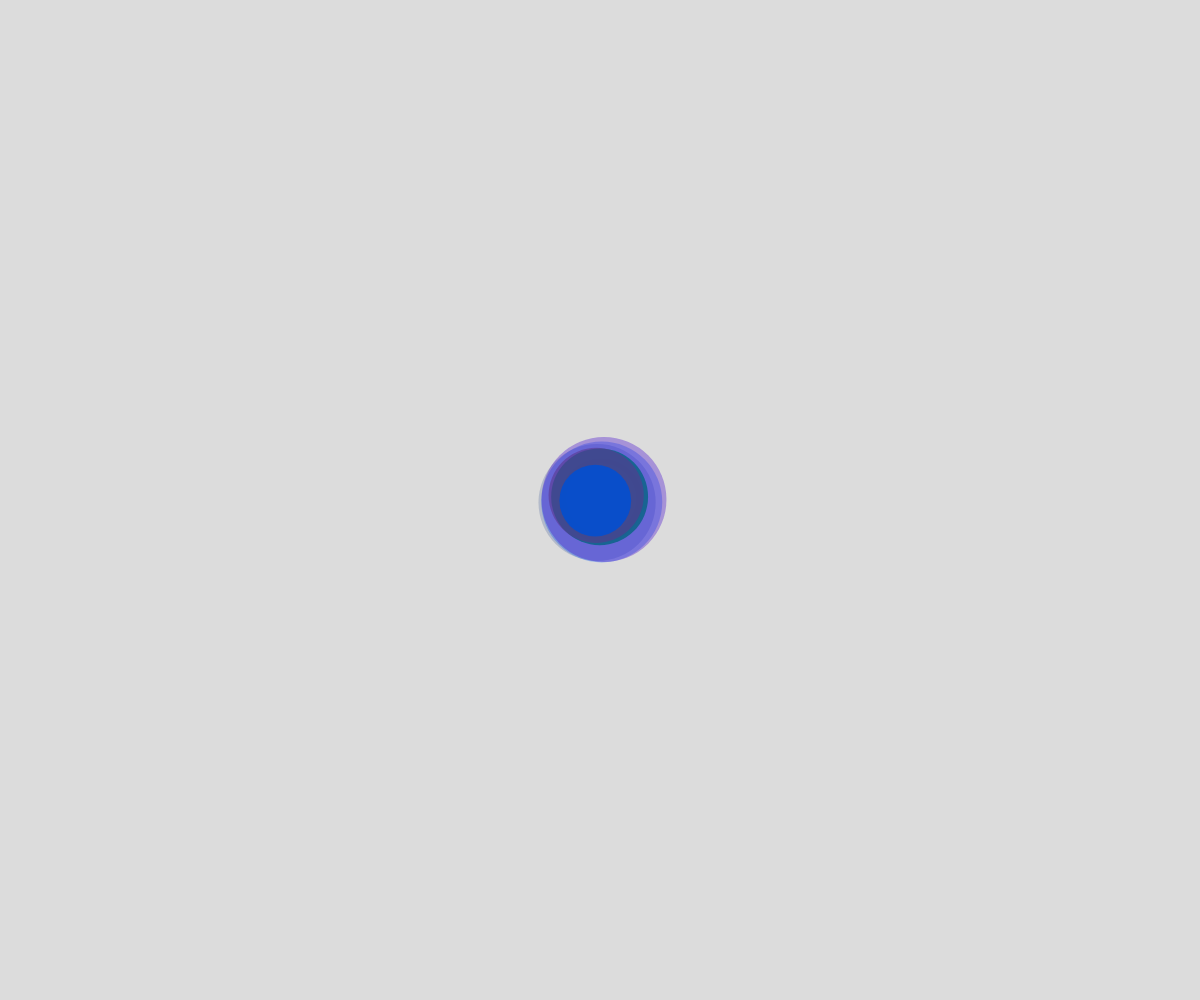
Frame 1 (no input)
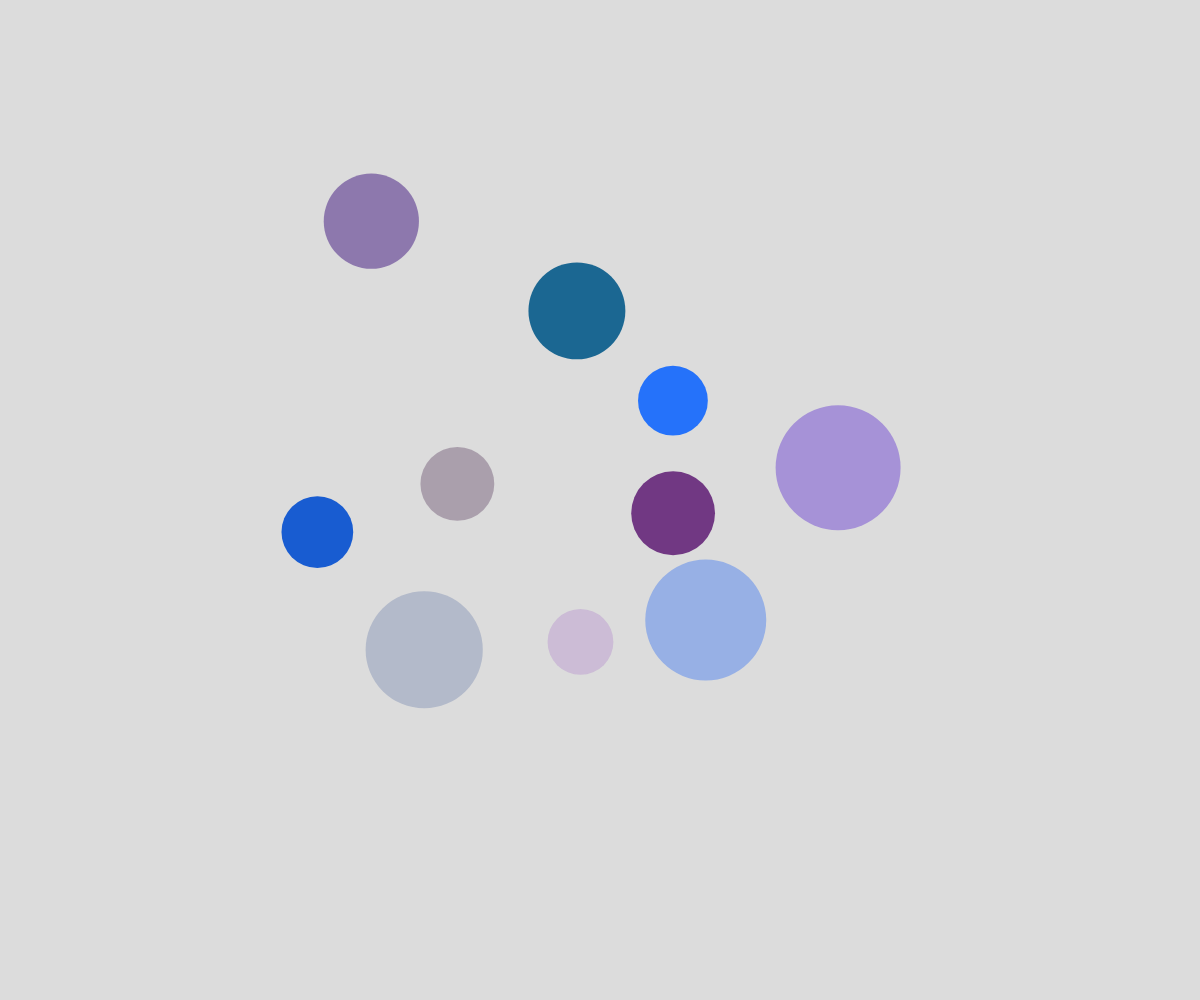
Frame 60 (no input)
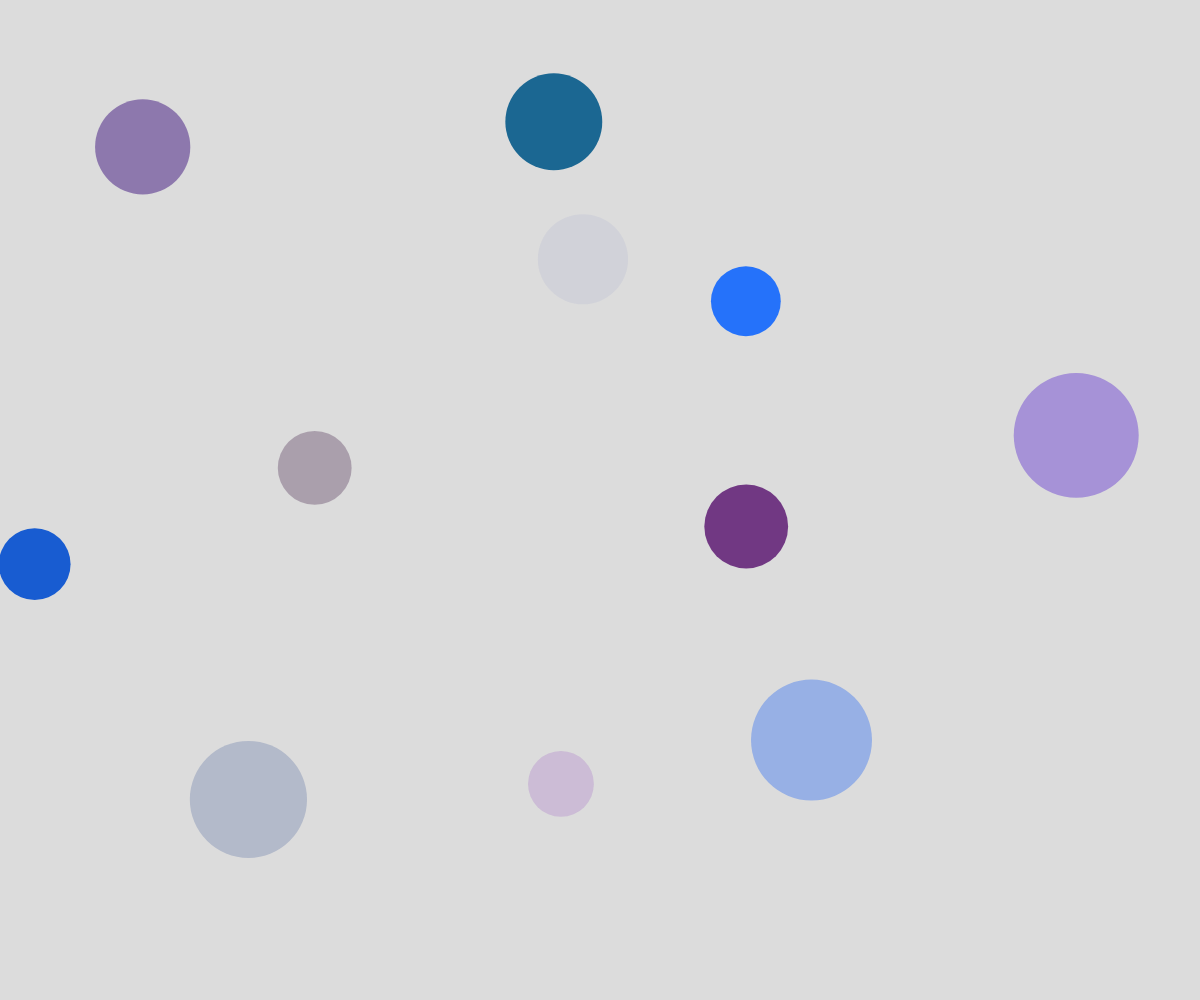
Frame 120 (the mouse pressed at the canvas centre since frame 60)

The p5.js sketch that drew these frames (run headless with seeded random() and noise() and a simulated clock; from frame 60 on, the mouse is pressed at the canvas centre):

// p5.js sketch
// ── sketch.js
// Bouncing ball demo
// Avery Walker
// Sept 3rd

let ballArray = [];

function setup() {
  createCanvas(windowWidth, windowHeight);
  for (let i = 0; i < 10; i++) {
    spawnBall(width/2, height/2);
  }
}

function draw() {
  background(220);

  for (let someBall of ballArray) {
    //move ball
  
    someBall.x += someBall.dx;
    someBall.y += someBall.dy;

    //bounce if needed
    if (someBall.x > width - someBall.radius || someBall.x < 0 + someBall.radius) {
      someBall.dx *= -1;
    }
    if (someBall.y > height - someBall.radius || someBall.y < 0 + someBall.radius) {
      someBall.dy *= -1;
    }

    //display the ball
    noStroke();
    fill(someBall.red, someBall.green, someBall.blue, someBall.alpha);
    circle(someBall.x, someBall.y, someBall.radius*2);
  }
}

function mousePressed() {
  spawnBall(mouseX, mouseY);
}
function keyPressed() {
  if (key === "p") {
    ballArray.splice(0, 1);
  }
}

function spawnBall(theX, theY) {
  let theBall = {
    x: theX,
    y: theY,
    radius: random(30, 70),
    dx: random(-5, 5),
    dy: random(-5, 5),
    red: random(0, 151),
    green: random(0, 101),
    blue: random(100, 256),
    alpha:random(0, 256),
  };
  ballArray.push(theBall);
}
